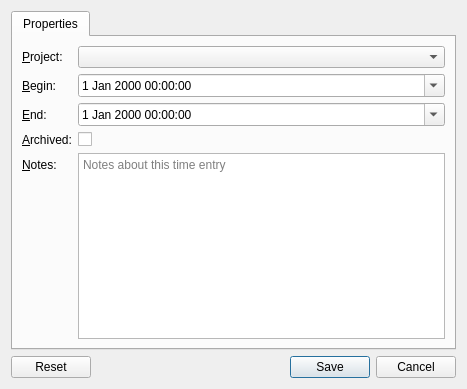
<?xml version="1.0" encoding="UTF-8"?>
<ui version="4.0">
 <author>Joachim Ansorg</author>
 <class>FrameDialog</class>
 <widget class="QDialog" name="FrameDialog">
  <property name="geometry">
   <rect>
    <x>0</x>
    <y>0</y>
    <width>467</width>
    <height>389</height>
   </rect>
  </property>
  <property name="windowTitle">
   <string>Dialog</string>
  </property>
  <layout class="QVBoxLayout" name="verticalLayout">
   <item>
    <widget class="QTabWidget" name="tabWidget">
     <property name="currentIndex">
      <number>0</number>
     </property>
     <widget class="QWidget" name="frame_properties">
      <attribute name="title">
       <string>Properties</string>
      </attribute>
      <layout class="QFormLayout" name="formLayout">
       <property name="fieldGrowthPolicy">
        <enum>QFormLayout::ExpandingFieldsGrow</enum>
       </property>
       <item row="0" column="0">
        <widget class="QLabel" name="projectLabel">
         <property name="text">
          <string>&amp;Project:</string>
         </property>
         <property name="buddy">
          <cstring>_projectBox</cstring>
         </property>
        </widget>
       </item>
       <item row="0" column="1">
        <widget class="ProjectTreeComboBox" name="_projectBox">
         <property name="sizePolicy">
          <sizepolicy hsizetype="Expanding" vsizetype="Fixed">
           <horstretch>0</horstretch>
           <verstretch>0</verstretch>
          </sizepolicy>
         </property>
        </widget>
       </item>
       <item row="1" column="0">
        <widget class="QLabel" name="beginLabel">
         <property name="text">
          <string>&amp;Begin:</string>
         </property>
         <property name="buddy">
          <cstring>_beginEdit</cstring>
         </property>
        </widget>
       </item>
       <item row="1" column="1">
        <widget class="QDateTimeEdit" name="_beginEdit">
         <property name="sizePolicy">
          <sizepolicy hsizetype="Expanding" vsizetype="Fixed">
           <horstretch>0</horstretch>
           <verstretch>0</verstretch>
          </sizepolicy>
         </property>
         <property name="currentSection">
          <enum>QDateTimeEdit::HourSection</enum>
         </property>
         <property name="calendarPopup">
          <bool>true</bool>
         </property>
        </widget>
       </item>
       <item row="2" column="0">
        <widget class="QLabel" name="endLabel">
         <property name="text">
          <string>&amp;End:</string>
         </property>
         <property name="buddy">
          <cstring>_endEdit</cstring>
         </property>
        </widget>
       </item>
       <item row="2" column="1">
        <widget class="QDateTimeEdit" name="_endEdit">
         <property name="sizePolicy">
          <sizepolicy hsizetype="Expanding" vsizetype="Fixed">
           <horstretch>0</horstretch>
           <verstretch>0</verstretch>
          </sizepolicy>
         </property>
         <property name="currentSection">
          <enum>QDateTimeEdit::HourSection</enum>
         </property>
         <property name="calendarPopup">
          <bool>true</bool>
         </property>
        </widget>
       </item>
       <item row="3" column="0">
        <widget class="QLabel" name="label">
         <property name="text">
          <string>&amp;Archived:</string>
         </property>
         <property name="buddy">
          <cstring>_archivedCheckBox</cstring>
         </property>
        </widget>
       </item>
       <item row="3" column="1">
        <widget class="QCheckBox" name="_archivedCheckBox">
         <property name="focusPolicy">
          <enum>Qt::StrongFocus</enum>
         </property>
         <property name="text">
          <string/>
         </property>
        </widget>
       </item>
       <item row="4" column="0">
        <widget class="QLabel" name="notesLabel">
         <property name="text">
          <string>&amp;Notes:</string>
         </property>
         <property name="buddy">
          <cstring>_notesEdit</cstring>
         </property>
        </widget>
       </item>
       <item row="4" column="1">
        <widget class="QPlainTextEdit" name="_notesEdit">
         <property name="sizePolicy">
          <sizepolicy hsizetype="Expanding" vsizetype="Expanding">
           <horstretch>0</horstretch>
           <verstretch>1</verstretch>
          </sizepolicy>
         </property>
         <property name="focusPolicy">
          <enum>Qt::StrongFocus</enum>
         </property>
         <property name="tabChangesFocus">
          <bool>true</bool>
         </property>
         <property name="documentTitle">
          <string>Notes about this time entry</string>
         </property>
         <property name="placeholderText">
          <string>Notes about this time entry</string>
         </property>
        </widget>
       </item>
      </layout>
     </widget>
    </widget>
   </item>
   <item>
    <widget class="QDialogButtonBox" name="_buttonBox">
     <property name="orientation">
      <enum>Qt::Horizontal</enum>
     </property>
     <property name="standardButtons">
      <set>QDialogButtonBox::Cancel|QDialogButtonBox::Reset|QDialogButtonBox::Save</set>
     </property>
    </widget>
   </item>
  </layout>
 </widget>
 <customwidgets>
  <customwidget>
   <class>ProjectTreeComboBox</class>
   <extends>QComboBox</extends>
   <header>commonWidgets/ProjectTreeComboBox.h</header>
  </customwidget>
 </customwidgets>
 <tabstops>
  <tabstop>tabWidget</tabstop>
  <tabstop>_projectBox</tabstop>
  <tabstop>_beginEdit</tabstop>
  <tabstop>_endEdit</tabstop>
  <tabstop>_archivedCheckBox</tabstop>
  <tabstop>_notesEdit</tabstop>
 </tabstops>
 <resources/>
 <connections>
  <connection>
   <sender>_buttonBox</sender>
   <signal>accepted()</signal>
   <receiver>FrameDialog</receiver>
   <slot>accept()</slot>
   <hints>
    <hint type="sourcelabel">
     <x>248</x>
     <y>254</y>
    </hint>
    <hint type="destinationlabel">
     <x>157</x>
     <y>274</y>
    </hint>
   </hints>
  </connection>
  <connection>
   <sender>_buttonBox</sender>
   <signal>rejected()</signal>
   <receiver>FrameDialog</receiver>
   <slot>reject()</slot>
   <hints>
    <hint type="sourcelabel">
     <x>316</x>
     <y>260</y>
    </hint>
    <hint type="destinationlabel">
     <x>286</x>
     <y>274</y>
    </hint>
   </hints>
  </connection>
 </connections>
</ui>
